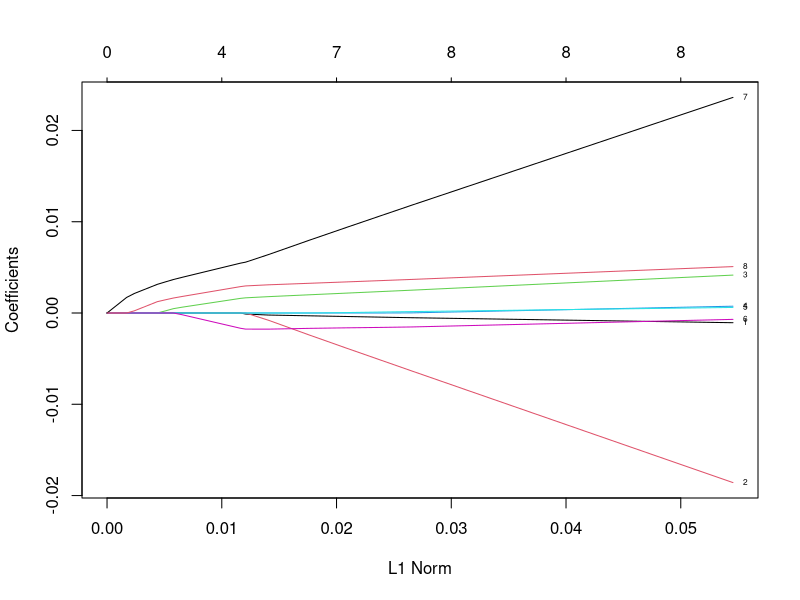
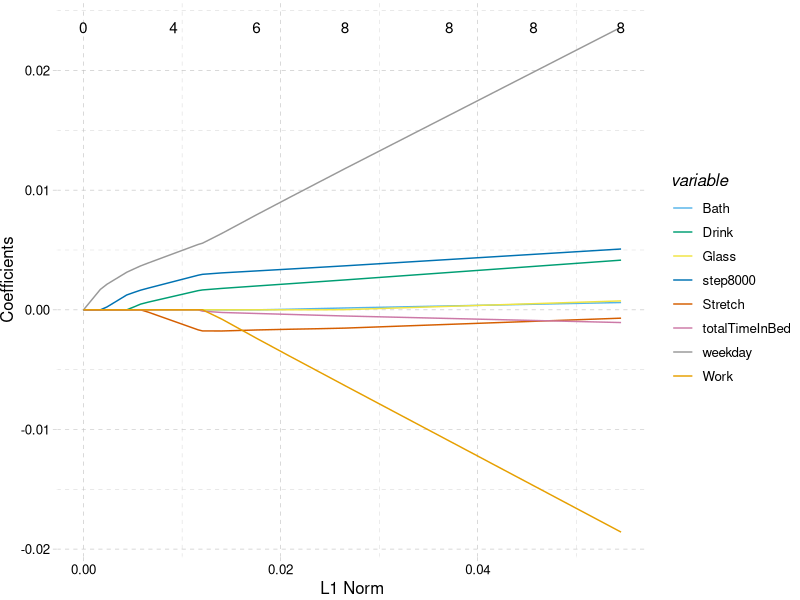
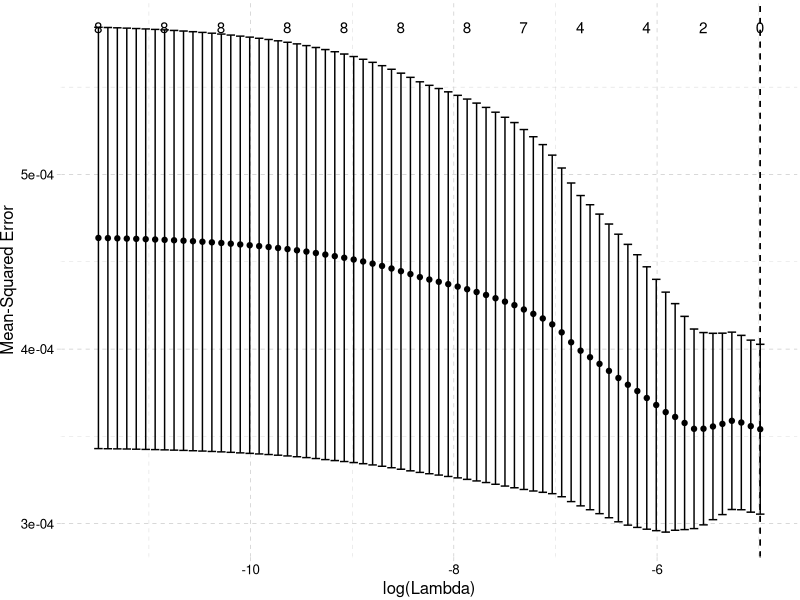

These figures' R source, in order:
#
#  date : 2018/03/02
#  
#  mikutaifuku
#
#  lasso.R
#
#  Fitbitデータでスパース推定入門
#
#  lassoによる変数選択
#

# set library ====
library("tidyverse")
library("glmnet")
library("ggthemes")
library("ggfortify")

# read data ====
df <- read_csv(file="data/merge.csv",
               col_names=TRUE, locale = locale(encoding="CP932")) %>% 
  select(-Date, -totalSleepRecords, -day, -steps, -totalMinutesAsleep, -Tobacco)
# > dim(df)
# [1] 43     15

# lasso ====
# 「睡眠効率に影響を与える変数を探る」事が目的
# 説明変数を選択するためにlassoを使用してみる
# xは標準化及びmatrix化

y <- unlist(select(df, efficiency))
x <- scale(as.matrix(select(df, -efficiency)))

fit <- glmnet(x, y, standardize = FALSE)
plot(fit, label = TRUE)
autoplot(fit) + theme_pander() + scale_color_pander()

# cv lasso ====
set.seed(0)
cvfit <- cv.glmnet(x, y, standardize = FALSE, nfolds = 10)
autoplot(cvfit) + theme_pander() + scale_color_pander()

coef(cvfit, s = "lambda.min")
